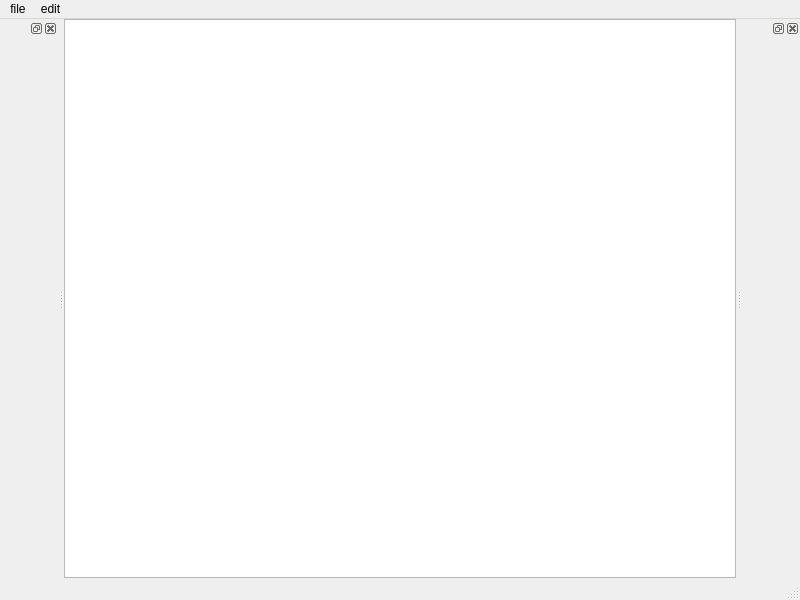
<?xml version="1.0" encoding="UTF-8"?>
<ui version="4.0">
 <class>FCMethodEditorMainWindow</class>
 <widget class="QMainWindow" name="FCMethodEditorMainWindow">
  <property name="geometry">
   <rect>
    <x>0</x>
    <y>0</y>
    <width>800</width>
    <height>600</height>
   </rect>
  </property>
  <property name="windowTitle">
   <string>MethodMainWindow</string>
  </property>
  <widget class="QWidget" name="centralwidget">
   <layout class="QVBoxLayout" name="verticalLayout_2">
    <property name="spacing">
     <number>0</number>
    </property>
    <property name="leftMargin">
     <number>0</number>
    </property>
    <property name="topMargin">
     <number>0</number>
    </property>
    <property name="rightMargin">
     <number>0</number>
    </property>
    <property name="bottomMargin">
     <number>0</number>
    </property>
    <item>
     <widget class="FCNodeGraphicsView" name="graphicsView"/>
    </item>
   </layout>
  </widget>
  <widget class="QMenuBar" name="menubar">
   <property name="geometry">
    <rect>
     <x>0</x>
     <y>0</y>
     <width>800</width>
     <height>22</height>
    </rect>
   </property>
   <widget class="QMenu" name="menufile">
    <property name="title">
     <string>file</string>
    </property>
    <addaction name="actionOpen"/>
    <addaction name="actionSave"/>
    <addaction name="actionSaveAs"/>
   </widget>
   <widget class="QMenu" name="menuedit">
    <property name="title">
     <string>edit</string>
    </property>
    <addaction name="actionRedo"/>
    <addaction name="actionUndo"/>
   </widget>
   <addaction name="menufile"/>
   <addaction name="menuedit"/>
  </widget>
  <widget class="QStatusBar" name="statusbar"/>
  <widget class="QDockWidget" name="dockWidgetTemplate">
   <attribute name="dockWidgetArea">
    <number>1</number>
   </attribute>
   <widget class="FCToolBox" name="toolBox">
    <layout class="QVBoxLayout" name="verticalLayout"/>
   </widget>
  </widget>
  <widget class="QDockWidget" name="dockWidgetSetting">
   <attribute name="dockWidgetArea">
    <number>2</number>
   </attribute>
   <widget class="QWidget" name="dockWidgetContents"/>
  </widget>
  <action name="actionOpen">
   <property name="text">
    <string>Open</string>
   </property>
  </action>
  <action name="actionSave">
   <property name="text">
    <string>save</string>
   </property>
  </action>
  <action name="actionSaveAs">
   <property name="text">
    <string>saveAs</string>
   </property>
  </action>
  <action name="actionRedo">
   <property name="text">
    <string>redo</string>
   </property>
  </action>
  <action name="actionUndo">
   <property name="text">
    <string>undo</string>
   </property>
  </action>
 </widget>
 <customwidgets>
  <customwidget>
   <class>FCToolBox</class>
   <extends>QWidget</extends>
   <header>FCToolBox.h</header>
   <container>1</container>
  </customwidget>
  <customwidget>
   <class>FCNodeGraphicsView</class>
   <extends>QGraphicsView</extends>
   <header>FCNodeGraphicsView.h</header>
  </customwidget>
 </customwidgets>
 <resources/>
 <connections/>
</ui>
